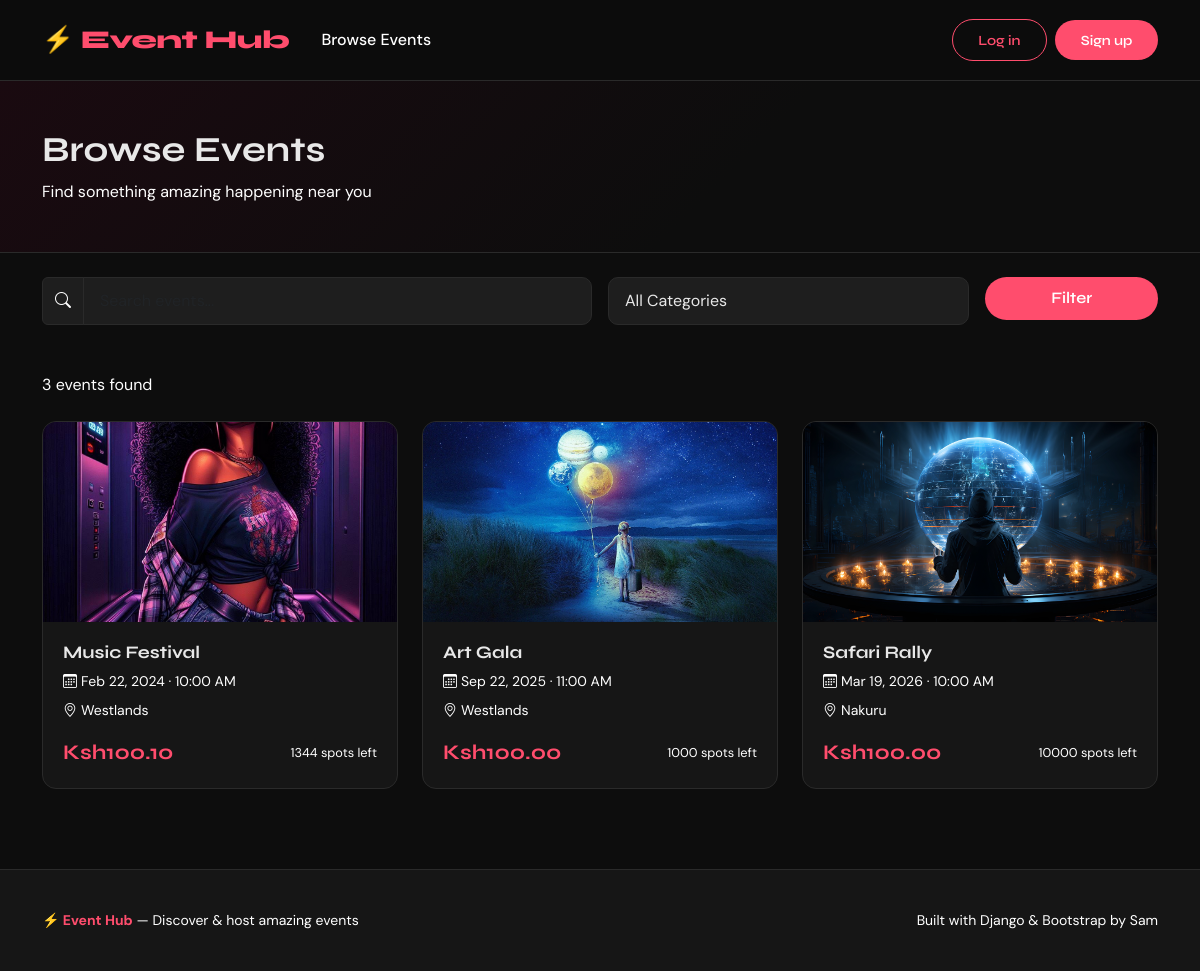
The app's page /events/, older data.
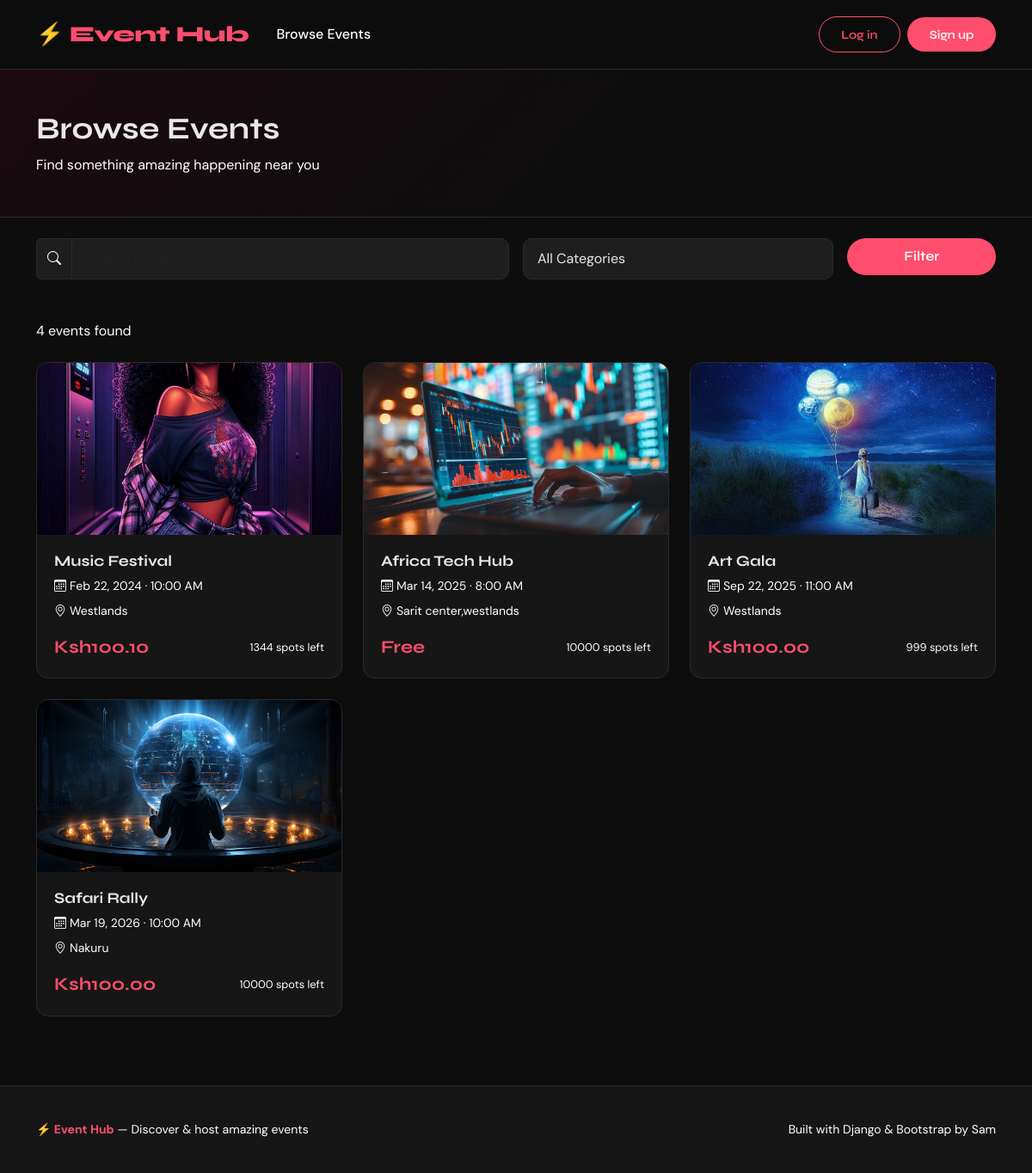
The same page, newer data.
### events/models.py (models this page shows, shortened)
class Event(models.Model):
    title       = models.CharField(max_length=200)
    description = models.TextField()
    category    = models.ForeignKey(Category, on_delete=models.SET_NULL, null=True, blank=True)
    date     = models.DateTimeField()
    location = models.CharField(max_length=300)
    image = models.ImageField(upload_to='events/', blank=True, null=True)
    price    = models.DecimalField(max_digits=8, decimal_places=2, default=0.00)
    capacity = models.PositiveIntegerField(default=100)
    organizer  = models.ForeignKey(User, on_delete=models.CASCADE, related_name='my_events')
    created_at = models.DateTimeField(auto_now_add=True)
    updated_at = models.DateTimeField(auto_now=True)
    is_published = models.BooleanField(default=True)
    def spots_left(self):
        booked = self.registrations.count()
        return self.capacity - booked
    def is_full(self):
        return self.spots_left() <= 0
    class Meta:
        ordering = ['date']   # Newest dates first

### events/views.py (the view)
# urls.py: path('events/',views.event_list,name='event_list'),
def event_list(request):
    events     = Event.objects.filter(is_published=True)
    categories = Category.objects.all()
    search = request.GET.get('search', '')
    if search:
        events = events.filter(
            Q(title__icontains=search) |
            Q(description__icontains=search) |
            Q(location__icontains=search)
        )
    cat_id = request.GET.get('category', '')
    if cat_id:
        events = events.filter(category__id=cat_id)
    return render(request, 'events/event_list.html', {
        'events':            events,
        'categories':        categories,
        'search':            search,
        'selected_category': cat_id,
    })

### events/templates/events/event_list.html (shortened to what this page needs)
{% extends "base.html" %}
{% block content %}
<div class="page-hero">
  <div class="container">
    <h1 style="font-size:2.2rem; margin-bottom:.5rem;">Browse Events</h1>
    <p style="color:var(--muted);">Find something amazing happening near you</p>
  </div>
</div>
<div class="container mt-4 mb-5">
  <form method="GET" class="row g-3 mb-5">
    <div class="col-md-6">
      <div class="input-group">
        <span class="input-group-text" style="background:var(--surface); border-color:var(--border); color:var(--muted);">
          <i class="bi bi-search"></i>
        </span>
        <input
          type="text"
          name="search"
          class="form-control"
          placeholder="Search events..."
          value="{{ search }}"
        >
      </div>
    </div>
    <div class="col-md-4">
      <select name="category" class="form-select">
        <option value="">All Categories</option>
      </select>
    </div>
    <div class="col-md-2">
      <button type="submit" class="btn btn-brand w-100">Filter</button>
    </div>
  </form>
  <p style="color:var(--muted); margin-bottom:1.5rem;">
    {{ events|length }} event{{ events|length|pluralize }} found
  </p>
  {% if events %}
    <div class="row g-4">
      {% for event in events %}
        <div class="col-md-6 col-lg-4">
          <a href="{% url 'event_detail' event.pk %}" style="text-decoration:none; color:inherit;">
            <div class="event-card">
              {% if event.image %}
                <img src="{{ event.image.url }}" alt="{{ event.title }}">
              {% else %}
                <div class="img-placeholder"><i class="bi bi-calendar-event"></i></div>
              {% endif %}
              <div class="card-body">
                <h5 class="card-title">{{ event.title }}</h5>
                <p style="color:var(--muted); font-size:.875rem; margin-bottom:.5rem;">
                  <i class="bi bi-calendar3 me-1"></i>{{ event.date|date:"M d, Y · g:i A" }}
                </p>
                <p style="color:var(--muted); font-size:.875rem; margin-bottom:1rem;">
                  <i class="bi bi-geo-alt me-1"></i>{{ event.location }}
                </p>
                <div class="d-flex justify-content-between align-items-center">
                  <span class="price-tag">
                    {% if event.price == 0 %}Free{% else %}Ksh{{ event.price }}{% endif %}
                  </span>
                  {% if event.is_full %}
                    <span style="color:#FF6B6B; font-size:.8rem; font-weight:600;">SOLD OUT</span>
                  {% else %}
                    <span style="color:var(--muted); font-size:.8rem;">
                      {{ event.spots_left }} spots left
                    </span>
                  {% endif %}
                </div>
              </div>
            </div>
          </a>
        </div>
      {% endfor %}
    </div>
  {% else %}
    <div class="text-center py-5" style="color:var(--muted);">
      <i class="bi bi-search" style="font-size:3rem; display:block; margin-bottom:1rem; opacity:.4;"></i>
      <p>No events found. Try a different search.</p>
      <a href="{% url 'event_list' %}" class="btn btn-outline-brand mt-2">Clear filters</a>
    </div>
  {% endif %}
</div>
{% endblock %}

Row changes from the older to the newer data that the page shows:
added Event: image (picture), title "Africa Tech Hub", date "Mar 14, 2025 · 8:00 AM", location "Sarit center,westlands", price "Free", spots_left "10000"
computed for Event "Art Gala": spots_left "1000" → "999"
Text that changed along with them:
{{ events|length }}: "3" → "4"
